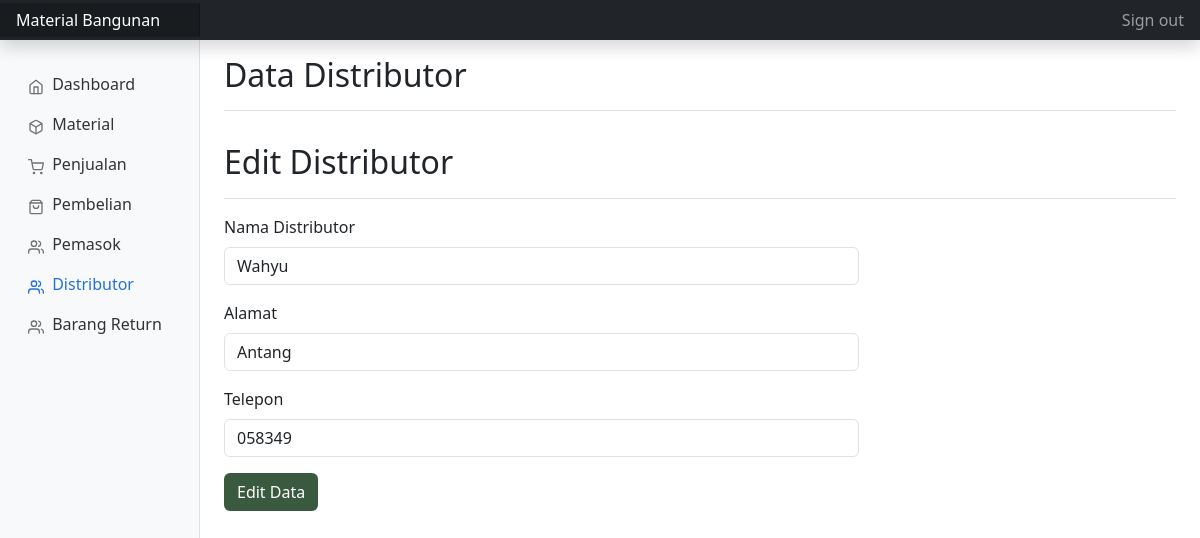
The app's page /admin/distributor/edit.php?hal=edit&id=3 (signed in) with its own data.
### tables this page shows
CREATE TABLE `data_distributor` (
  `id_distributor` int(11) NOT NULL,
  `nama_distributor` varchar(255) NOT NULL,
  `alamat_distributor` text NOT NULL,
  `telepon_distributor` varchar(255) NOT NULL
);

### admin/distributor/edit.php (the view, shortened to what this page needs)
<?php
include '../../config/koneksi.php';
if(isset($_GET['hal'])){
    if($_GET['hal'] == "edit"){
        $tampil = mysqli_query($koneksi, "SELECT * FROM data_distributor WHERE id_distributor = '$_GET[id]'");
        $data = mysqli_fetch_array($tampil);
        if($data){
            $nama_distributor = $data['nama_distributor'];
            $alamat = $data['alamat_distributor'];
            $telepon = $data['telepon_distributor'];
        }
    }
}
?>
<!DOCTYPE html>
<html lang="en">
<head>
  <link rel="stylesheet" href="../../assets/css/bootstrap.min.css">
  <link rel="stylesheet" href="../../assets/dashboard.css">
  <link href="https://cdn.jsdelivr.net/npm/bootstrap@5.3.1/dist/css/bootstrap.min.css" rel="stylesheet">
</head>
<body>
<header class="navbar navbar-dark sticky-top bg-dark flex-md-nowrap p-0 shadow">
  <a class="navbar-brand col-md-3 col-lg-2 me-0 px-3 fs-6" href="#">Material Bangunan</a>
  <div class="navbar-nav">
    <div class="nav-item text-nowrap">
      <a class="nav-link px-3" href="../hapusSession.php">Sign out</a>
    </div>
  </div>
</header>
<div class="container-fluid">
  <div class="row">
  <nav id="sidebarMenu" class="col-md-3 col-lg-2 d-md-block bg-light sidebar collapse">
      <div class="position-sticky pt-3 sidebar-sticky">
        <ul class="nav flex-column">
          <li class="nav-item">
            <a class="nav-link" aria-current="page" href="../index.php">
              <span data-feather="home" class="align-text-bottom"></span>
              Dashboard
            </a>
          </li>
          <li class="nav-item">
            <a class="nav-link" href="../material/index.php">
              <span data-feather="box" class="align-text-bottom"></span>
              Material
            </a>
          </li>
          <li class="nav-item">
            <a class="nav-link" href="../penjualan/index.php">
              <span data-feather="shopping-cart" class="align-text-bottom"></span>
              Penjualan
            </a>
          </li>
          <li class="nav-item">
            <a class="nav-link" href="../pembelian/index.php">
              <span data-feather="shopping-bag" class="align-text-bottom"></span>
              Pembelian
            </a>
          </li>
          <li class="nav-item">
            <a class="nav-link" href="../pemasok/index.php">
              <span data-feather="users" class="align-text-bottom"></span>
              Pemasok
            </a>
          </li>
          <li class="nav-item">
            <a class="nav-link active" href="../distributor/index.php">
              <span data-feather="users" class="align-text-bottom"></span>
              Distributor
            </a>
          </li>
          <li class="nav-item">
            <a class="nav-link" href="../return/index.php">
              <span data-feather="users" class="align-text-bottom"></span>
              Barang Return
            </a>
          </li>
        </ul>
      </div>
    </nav>
   <main class="col-md-9 ms-sm-auto col-lg-10 px-md-4">
    <div class="col-lg-12">
    <div class="d-flex justify-content-between flex-wrap flex-md-nowrap align-items-center pt-3 pb-2 mb-3 border-bottom">
        <h1 class="h2">Data Distributor</h1>
      </div>
      <div class="d-flex justify-content-between flex-wrap flex-md-nowrap align-items-center pt-3 pb-2 mb-3 border-bottom">
        <h1 class="h2">Edit Distributor</h1>
      </div>
<div class="col-lg-8">
    <form method="post" class="mb-5" enctype="multipart/form-data">
         <div class="mb-3">
        <label for="name" class="form-label">Nama Distributor</label>
            <input type="text" class="form-control" id="nama_distributor" value="<?= $nama_distributor ?>" name="nama_distributor" required autofocus>
        </div>
         <div class="mb-3">
            <label for="deskripsi" class="form-label">Alamat</label>
            <input type="text" class="form-control" id="alamat" value="<?= $alamat ?>" name="alamat">
        </div>
        <div class="mb-3">
            <label for="telepon" class="form-label">Telepon</label>
            <input type="number" class="form-control" id="telepon" value="<?= $telepon ?>" name="telepon">
        </div>
            <button style="background-color:#3a5a40; color:white;" type="submit" name="simpan" class="btn btn">Edit Data</button>
    </form>
</div>
    </main>
  </div>
</div>
</body>
</html>

### assets/dashboard.css (style rules this page uses)
body { font-size: .875rem; }
.feather { width: 16px; height: 16px; }
.sidebar { position: fixed; top: 0; bottom: 0; left: 0; z-index: 100; padding: 48px 0 0; box-shadow: inset -1px 0 0 rgba(0, 0, 0, .1); }
.sidebar-sticky { height: calc(100vh - 48px); overflow-x: hidden; overflow-y: auto; }
.sidebar .nav-link { font-weight: 500; color: #333; }
.sidebar .nav-link .feather { margin-right: 4px; color: #727272; }
.sidebar .nav-link.active { color: #2470dc; }
.sidebar .nav-link:hover .feather, .sidebar .nav-link.active .feather { color: inherit; }
.navbar-brand { padding-top: .75rem; padding-bottom: .75rem; background-color: rgba(0, 0, 0, .25); box-shadow: inset -1px 0 0 rgba(0, 0, 0, .25); }

### records on screen
data_distributor: nama_distributor "Wahyu", alamat "Antang", telepon "058349"
